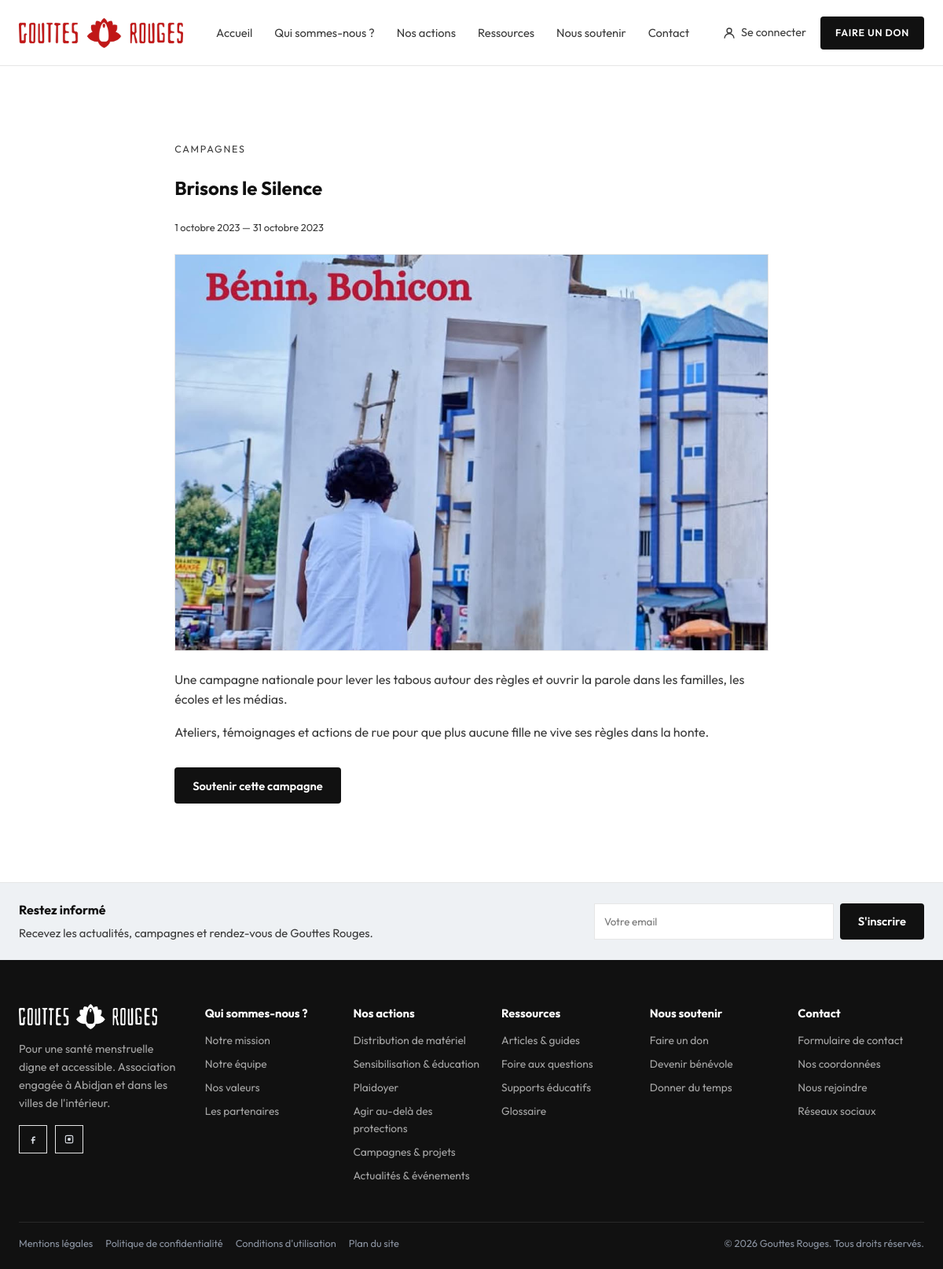
The page /campagne.php?slug=brisons-le-silence on the database its author committed.
### tables this page shows
CREATE TABLE campagnes (
  id INT UNSIGNED AUTO_INCREMENT PRIMARY KEY,
  titre VARCHAR(180) NOT NULL,
  slug VARCHAR(180) NOT NULL UNIQUE,
  image VARCHAR(255) DEFAULT NULL,
  description TEXT,
  contenu MEDIUMTEXT,
  date_debut DATE DEFAULT NULL,
  date_fin DATE DEFAULT NULL,
  statut ENUM('brouillon','publie') DEFAULT 'publie',
  created_at TIMESTAMP DEFAULT CURRENT_TIMESTAMP
);

### includes/db.php (called while the page is built, shortened)
<?php
function pdo(): ?PDO
{
    static $pdo = null;
    try {
        $pdo = new PDO(
            'mysql:host=' . DB_HOST . ';dbname=' . DB_NAME . ';charset=' . DB_CHARSET,
            DB_USER,
            DB_PASS,
            [
                PDO::ATTR_ERRMODE => PDO::ERRMODE_EXCEPTION,
                PDO::ATTR_DEFAULT_FETCH_MODE => PDO::FETCH_ASSOC,
                PDO::ATTR_EMULATE_PREPARES => false,
            ]
        );
    } catch (Throwable $e) {
        $pdo = null;
    }
    return $pdo;
}
function db_all(string $sql, array $params = []): array
{
    $db = pdo();
    $stmt = $db->prepare($sql);
    $stmt->execute($params);
    return $stmt->fetchAll();
}
function db_one(string $sql, array $params = []): ?array
{
    $rows = db_all($sql, $params);
    return $rows[0] ?? null;
}

### campagne.php (the view, shortened to what this page needs)
<?php
require_once __DIR__ . '/includes/functions.php';
$slug = $_GET['slug'] ?? '';
$campagne = get_campagne($slug);
require __DIR__ . '/includes/header.php';
?>
<article class="section">
  <div class="container prose">
    <p class="eyebrow"><a href="<?= e(url('nos-actions.php')) ?>#campagnes">Campagnes</a></p>
    <h1><?= e($campagne['titre']) ?></h1>
    <p class="meta"><?= e(format_date($campagne['date_debut'])) ?><?= !empty($campagne['date_fin']) ? ' — ' . e(format_date($campagne['date_fin'])) : '' ?></p>
    <div class="media-frame" style="margin:24px 0">
      <img src="<?= e(asset($campagne['image'])) ?>" alt="">
    </div>
    <p><?= e($campagne['description']) ?></p>
    <?= $campagne['contenu'] ?? '' ?>
    <p style="margin-top:32px"><a class="btn btn-dark" href="<?= e(url('nous-soutenir.php')) ?>#don">Soutenir cette campagne</a></p>
  </div>
</article>
<?php require __DIR__ . '/includes/footer.php'; ?>

### assets/css/style.css (style rules this page uses)
:root { --ink: #111111; --ink-soft: #3a3a3a; --muted: #6d6d6d; --line: #e6e6e6; --paper: #ffffff; --paper-alt: #f4f4f4; --paper-warm: #f5f5f5; --navy: #111111; --navy-2: #1a1a1a; --red: #c01717; --red-deep: #9a1111; --shadow: 0 10px 30px rgba(17, 17, 17, 0.06); --radius: 6px; --container: 1180px; --header: 84px; --font: "Outfit", "Segoe UI", sans-serif; }
*, *::before, *::after { box-sizing: border-box; }
html { scroll-behavior: smooth; }
body { margin: 0; font-family: var(--font); color: var(--ink); background: var(--paper); line-height: 1.6; font-size: 16px; }
img { max-width: 100%; display: block; }
a { color: inherit; text-decoration: none; }
.container { width: min(calc(100% - 48px), var(--container)); margin-inline: auto; }
.btn { display: inline-flex; align-items: center; justify-content: center; gap: 8px; min-height: 46px; padding: 0 22px; border-radius: 4px; border: 1px solid transparent; font-weight: 600; font-size: 0.92rem; cursor: pointer; transition: 0.2s ease; }
.btn-dark { background: var(--ink); color: #fff; }
.eyebrow { font-size: 0.78rem; letter-spacing: 0.14em; text-transform: uppercase; color: var(--muted); margin-bottom: 14px; }
.media-frame { background: var(--paper-alt); border: 1px solid var(--line); min-height: 340px; height: 100%; overflow: hidden; position: relative; }
.media-frame img { width: 100%; height: 100%; object-fit: cover; min-height: 340px; }
.section { padding: 84px 0; }
.meta { color: var(--muted); font-size: 0.8rem; margin-bottom: 8px; }
.prose { max-width: 72ch; }
.prose p, .prose li { color: var(--ink-soft); }

### rows shown on the page
campagnes: titre "Brisons le Silence", date_debut "1 octobre 2023", date_fin "31 octobre 2023", image (picture), description "Une campagne nationale pour lever les tabous autour des règles et ouvrir la parole dans les familles, les écoles et les médias.", contenu "Ateliers, témoignages et actions de rue pour que plus aucune fille ne vive ses règles dans la honte."

### other values the page prints
SITE_TAGLINE "Pour une santé menstruelle digne et accessible."
